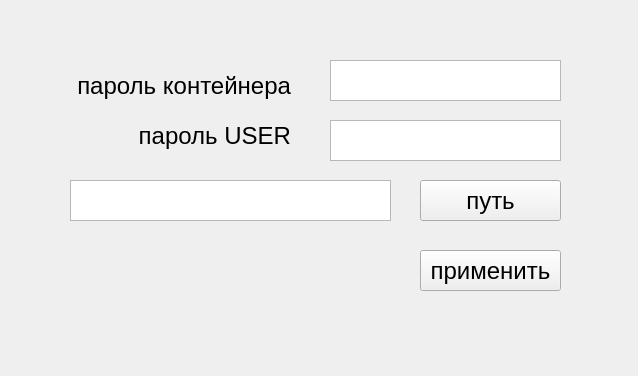
<?xml version="1.0" encoding="UTF-8"?>
<ui version="4.0">
 <class>Form_mount</class>
 <widget class="QWidget" name="Form_mount">
  <property name="geometry">
   <rect>
    <x>0</x>
    <y>0</y>
    <width>638</width>
    <height>376</height>
   </rect>
  </property>
  <property name="windowTitle">
   <string>Form</string>
  </property>
  <widget class="QPushButton" name="pushButton">
   <property name="geometry">
    <rect>
     <x>420</x>
     <y>250</y>
     <width>141</width>
     <height>41</height>
    </rect>
   </property>
   <property name="font">
    <font>
     <pointsize>18</pointsize>
    </font>
   </property>
   <property name="text">
    <string>применить</string>
   </property>
  </widget>
  <widget class="QTextEdit" name="textEdit">
   <property name="geometry">
    <rect>
     <x>330</x>
     <y>60</y>
     <width>231</width>
     <height>41</height>
    </rect>
   </property>
   <property name="font">
    <font>
     <pointsize>18</pointsize>
    </font>
   </property>
  </widget>
  <widget class="QLabel" name="label">
   <property name="geometry">
    <rect>
     <x>60</x>
     <y>70</y>
     <width>231</width>
     <height>31</height>
    </rect>
   </property>
   <property name="font">
    <font>
     <pointsize>18</pointsize>
    </font>
   </property>
   <property name="text">
    <string>пароль контейнера</string>
   </property>
   <property name="alignment">
    <set>Qt::AlignRight|Qt::AlignTrailing|Qt::AlignVCenter</set>
   </property>
  </widget>
  <widget class="QLabel" name="label_2">
   <property name="geometry">
    <rect>
     <x>130</x>
     <y>120</y>
     <width>161</width>
     <height>31</height>
    </rect>
   </property>
   <property name="font">
    <font>
     <pointsize>18</pointsize>
    </font>
   </property>
   <property name="text">
    <string>пароль USER</string>
   </property>
   <property name="alignment">
    <set>Qt::AlignRight|Qt::AlignTrailing|Qt::AlignVCenter</set>
   </property>
  </widget>
  <widget class="QTextEdit" name="textEdit_2">
   <property name="geometry">
    <rect>
     <x>330</x>
     <y>120</y>
     <width>231</width>
     <height>41</height>
    </rect>
   </property>
   <property name="font">
    <font>
     <pointsize>18</pointsize>
    </font>
   </property>
  </widget>
  <widget class="QTextEdit" name="textEdit_3">
   <property name="geometry">
    <rect>
     <x>70</x>
     <y>180</y>
     <width>321</width>
     <height>41</height>
    </rect>
   </property>
   <property name="font">
    <font>
     <pointsize>18</pointsize>
    </font>
   </property>
  </widget>
  <widget class="QPushButton" name="pushButton_2">
   <property name="geometry">
    <rect>
     <x>420</x>
     <y>180</y>
     <width>141</width>
     <height>41</height>
    </rect>
   </property>
   <property name="font">
    <font>
     <pointsize>18</pointsize>
    </font>
   </property>
   <property name="text">
    <string>путь</string>
   </property>
  </widget>
 </widget>
 <resources/>
 <connections/>
</ui>
